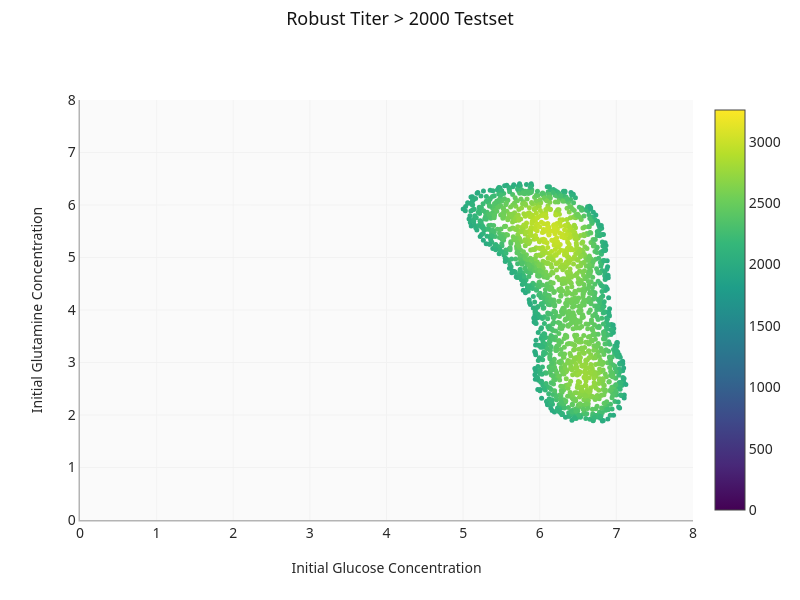

The code cell stored with this chart in its notebook:
### Code cell
fig = go.Figure()
fig.add_trace(
    go.Scatter(
        x=df_filtered_robust_obj[x_name],
        y=df_filtered_robust_obj[y_name],
        mode="markers",
        marker=dict(
            size=5,
            color=df_filtered_robust_obj[main_output_name],
            colorscale="Viridis",
            showscale=True,
            cmin=min_conc,
            cmax=max_conc,
        ),
    )
)
fig.update_layout(
    title=f"Robust {main_display_name} > {OBJECTIVE_THRESHOLD} Testset",
    xaxis_title=x_display_name,
    yaxis_title=y_display_name,
    width=800,
    height=600,
)
fig.update_xaxes(range=[x_min, x_max])
fig.update_yaxes(range=[y_min, y_max])

### Figure 1 — Plotly figure (JSON) as saved in the notebook; plotly's stock layout.template omitted (floating-point values rounded to 4 significant figures; data arrays with more than 128 entries replaced by an {"elided": "..."} marker saying what was removed)
{"data": [{"marker": {"cmax": 3259.0, "cmin": 0.003224, "color": {"elided": "1734 float values"}, "colorscale": [[0, "#440154"], [0.1111, "#482878"], [0.2222, "#3e4989"], [0.3333, "#31688e"], [0.4444, "#26828e"], [0.5556, "#1f9e89"], [0.6667, "#35b779"], [0.7778, "#6ece58"], [0.8889, "#b5de2b"], [1, "#fde725"]], "showscale": true, "size": 5}, "mode": "markers", "type": "scatter", "x": {"elided": "1734 float values"}, "y": {"elided": "1734 float values"}}], "layout": {"height": 600, "title": {"text": "Robust Titer > 2000 Testset"}, "width": 800, "xaxis": {"range": [0.0002, 8.0], "title": {"text": "Initial Glucose Concentration"}}, "yaxis": {"range": [0.0002, 8.0], "title": {"text": "Initial Glutamine Concentration"}}}}
